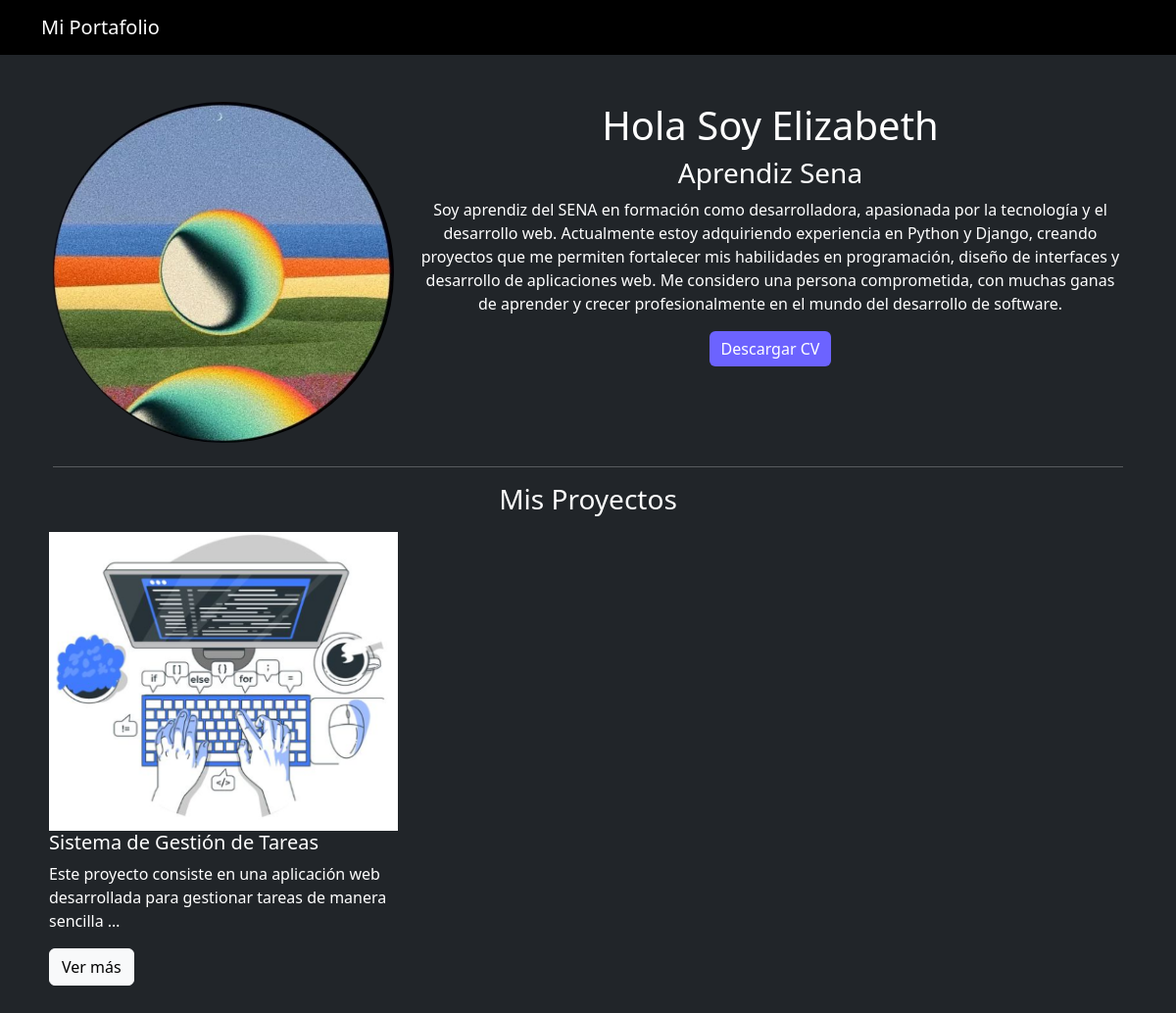
The page / on the database its author committed.
### blog/models.py (models this page shows, shortened)
class Post(models.Model):
    title = models.CharField(max_length=200)
    description = models.TextField()
    image = models.ImageField(upload_to='portfolio/images/')

### blog/views.py (the view)
# urls.py: 2. Add a URL to urlpatterns:  path('', views.home, name='home')
def home(request):
    posts = Post.objects.all()
    return render(request, 'home.html', {'posts': posts})

### portafolio/templates/home.html (shortened to what this page needs)
{% extends 'layout.html' %}
{% load static %}
{% block content %}
<div class="row my-4 text-center">
    <div class="col-md-4">
       <img src="{% static 'portfolio/profile2.png' %}" class="img-fluid rounded-circle">
    </div>
    <div class="col-md-8">
        <h1>Hola Soy Elizabeth</h1>
        <h3>Aprendiz Sena</h3>
        <p>
            Soy aprendiz del SENA en formación como desarrolladora, apasionada por la tecnología y el desarrollo web.
    Actualmente estoy adquiriendo experiencia en Python y Django, creando proyectos que me permiten fortalecer
    mis habilidades en programación, diseño de interfaces y desarrollo de aplicaciones web.
    Me considero una persona comprometida, con muchas ganas de aprender y crecer profesionalmente en el mundo del desarrollo de software.
        </p>
        <a href="{% static 'portfolio/cv.pdf' %}" class="btn btn-primary" target="_blank">
            Descargar CV
        </a>
    </div>
</div>
<hr>
<h3 class="text-center">Mis Proyectos</h3>
<div class="row">
    {% for post in posts %}
    <div class="col-md-4 p-2">
            <img src="{{ post.image.url }}" class="card-img-top">
            <div class="card-body">
                <h5>{{ post.title }}</h5>
                <p>{{ post.description|truncatechars:100 }}</p>
                <a href="{% url 'post_detail' post.id %}" class="btn btn-light">
                    Ver más
                </a>
            </div>
        </div>
    </div>
    {% endfor %}
</div>
{% endblock %}

### portafolio/templates/layout.html (shortened to what this page needs)
{% load static %}
<!DOCTYPE html>
<html lang="es">
<head>
    <link href="https://cdn.jsdelivr.net/npm/bootstrap@5.3.0/dist/css/bootstrap.min.css" rel="stylesheet">
    <link rel="stylesheet" href="{% static 'styles/main.css' %}">
</head>
<body class="bg-dark text-white">
    {% include 'partials/navbar.html' %}
    <div class="container p-4">
        {% block content %}
        {% endblock %}
</body>
</html>

### portafolio/templates/partials/navbar.html
<nav class="navbar navbar-dark bg-black">
  <div class="container">
    <a class="navbar-brand" href="/">Mi Portafolio</a>
  </div>
</nav>

### portafolio/static/main.css (style rules this page uses)
body { background-color: #121212; color: white; }
.btn-primary { background-color: #6c63ff; border: none; }
img { object-fit: cover; }

### rows shown on the page
Post: image (picture), title "Sistema de Gestión de Tareas", description "Este proyecto consiste en una aplicación web desarrollada para gestionar tareas de manera sencilla …"
